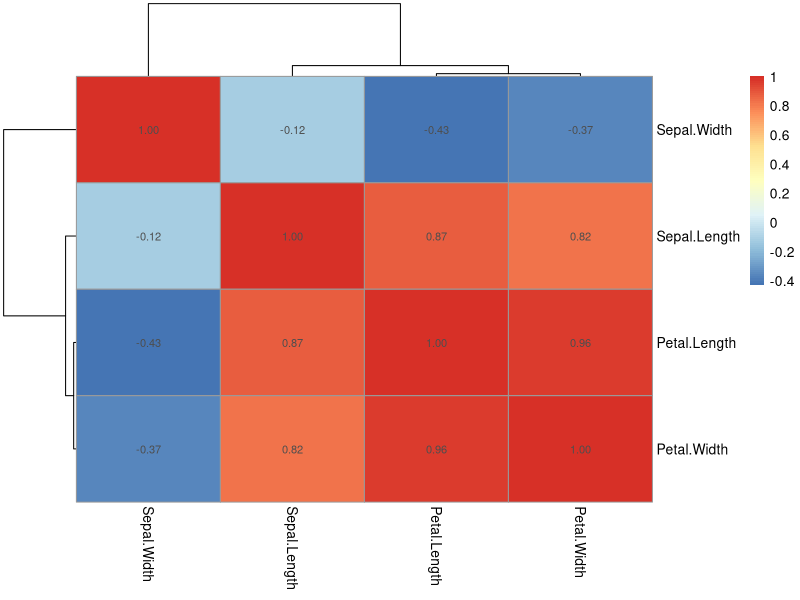

This figure's R source:


library(ggplot2)


iris_cor <- cor(iris[ , 1:4])              # Create correlation matrix of iris
iris_cor                                   # Print correlation matrix of iris


install.packages("pheatmap")               # Install pheatmap package
library("pheatmap")                        # Load pheatmap


pheatmap(iris_cor,                         # Create heatmap with values
         display_numbers = TRUE)